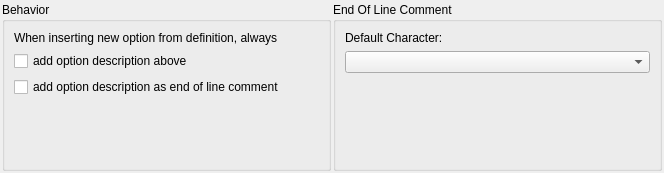
<?xml version="1.0" encoding="UTF-8"?>
<ui version="4.0">
 <class>gams::studio::option::SolverOptionSetting</class>
 <widget class="QWidget" name="gams::studio::option::SolverOptionSetting">
  <property name="geometry">
   <rect>
    <x>0</x>
    <y>0</y>
    <width>664</width>
    <height>173</height>
   </rect>
  </property>
  <property name="sizePolicy">
   <sizepolicy hsizetype="Preferred" vsizetype="Preferred">
    <horstretch>0</horstretch>
    <verstretch>0</verstretch>
   </sizepolicy>
  </property>
  <property name="windowTitle">
   <string>Form</string>
  </property>
  <layout class="QHBoxLayout" name="horizontalLayout">
   <property name="spacing">
    <number>2</number>
   </property>
   <property name="leftMargin">
    <number>2</number>
   </property>
   <property name="topMargin">
    <number>2</number>
   </property>
   <property name="rightMargin">
    <number>2</number>
   </property>
   <property name="bottomMargin">
    <number>2</number>
   </property>
   <item>
    <widget class="QGroupBox" name="commentGroupBox">
     <property name="sizePolicy">
      <sizepolicy hsizetype="Expanding" vsizetype="Preferred">
       <horstretch>0</horstretch>
       <verstretch>0</verstretch>
      </sizepolicy>
     </property>
     <property name="title">
      <string>Behavior</string>
     </property>
     <layout class="QVBoxLayout" name="verticalLayout">
      <item>
       <widget class="QLabel" name="label">
        <property name="text">
         <string>When inserting new option from definition, always</string>
        </property>
       </widget>
      </item>
      <item>
       <widget class="QCheckBox" name="addCommentAboveCheckBox">
        <property name="sizePolicy">
         <sizepolicy hsizetype="Expanding" vsizetype="Fixed">
          <horstretch>0</horstretch>
          <verstretch>0</verstretch>
         </sizepolicy>
        </property>
        <property name="text">
         <string>add option description above</string>
        </property>
       </widget>
      </item>
      <item>
       <widget class="QCheckBox" name="addEOLCommentCheckBox">
        <property name="sizePolicy">
         <sizepolicy hsizetype="Preferred" vsizetype="Fixed">
          <horstretch>0</horstretch>
          <verstretch>0</verstretch>
         </sizepolicy>
        </property>
        <property name="text">
         <string>add option description as end of line comment</string>
        </property>
       </widget>
      </item>
      <item>
       <spacer name="commentVSpacer">
        <property name="orientation">
         <enum>Qt::Vertical</enum>
        </property>
        <property name="sizeHint" stdset="0">
         <size>
          <width>20</width>
          <height>40</height>
         </size>
        </property>
       </spacer>
      </item>
     </layout>
    </widget>
   </item>
   <item>
    <widget class="QGroupBox" name="readwriteGroupBox">
     <property name="sizePolicy">
      <sizepolicy hsizetype="Expanding" vsizetype="Preferred">
       <horstretch>0</horstretch>
       <verstretch>0</verstretch>
      </sizepolicy>
     </property>
     <property name="title">
      <string>End Of Line Comment</string>
     </property>
     <layout class="QVBoxLayout" name="verticalLayout_2">
      <item>
       <widget class="QLabel" name="eolCommentLabel">
        <property name="text">
         <string>Default Character:</string>
        </property>
       </widget>
      </item>
      <item>
       <widget class="QComboBox" name="eolCommentCharComboBox">
        <property name="sizePolicy">
         <sizepolicy hsizetype="Preferred" vsizetype="Minimum">
          <horstretch>0</horstretch>
          <verstretch>0</verstretch>
         </sizepolicy>
        </property>
       </widget>
      </item>
      <item>
       <spacer name="defaultSeparatorVSpacer">
        <property name="orientation">
         <enum>Qt::Vertical</enum>
        </property>
        <property name="sizeHint" stdset="0">
         <size>
          <width>20</width>
          <height>40</height>
         </size>
        </property>
       </spacer>
      </item>
     </layout>
    </widget>
   </item>
  </layout>
 </widget>
 <resources/>
 <connections/>
</ui>
